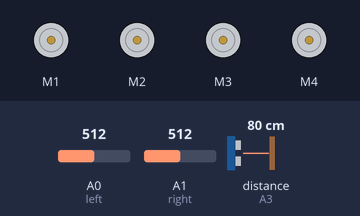
This sketch was run on a simulated Arduino Uno, built with avr-gcc and run on an emulated ATmega328P. Parts: 4 × DC motor (green arrow = forward, orange = backward, longer = faster). The test bench sets the inputs (shaded band); at power-on: distance to the obstacle (sensor on A3) 80 cm, A0 (left) = 512, A1 (right) = 512. The echo pulse lasts 58.3 µs per cm.

Above: at 1.2 s.
1.3 s: distance to the obstacle (sensor on A3) set to 18 cm
2.8 s: distance to the obstacle (sensor on A3) set to 13 cm
At 4.3 s:
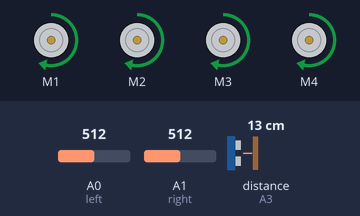
5.8 s: distance to the obstacle (sensor on A3) set to 35 cm
At 7.3 s:
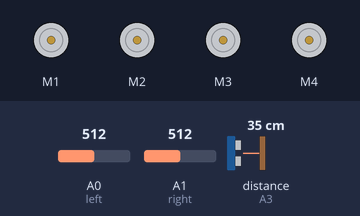
7.6 s: distance to the obstacle (sensor on A3) set to 2 cm
At 10.2 s:
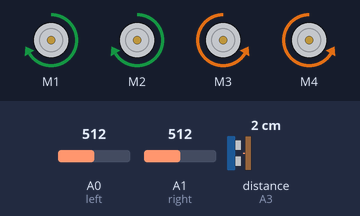
Timing chart, 0 to 11.6 s (numbered marks = the images above; inputs shaded):
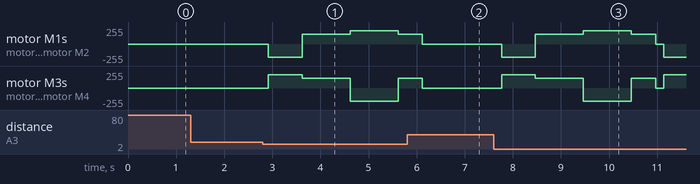

The sketch:

sketch_jul21a_both.ino
```cpp
#include <AFMotor.h>

#include<NewPing.h>

//defining pins and variables
#define left A0
#define right A1
#define TRIG A2
#define ECHO A3
#define MAX_DISTANCE 100
NewPing sonar(TRIG, ECHO, MAX_DISTANCE);

//defining motors
AF_DCMotor motor1(1, MOTOR12_1KHZ);
AF_DCMotor motor2(2, MOTOR12_1KHZ);
AF_DCMotor motor3(3, MOTOR34_1KHZ);
AF_DCMotor motor4(4, MOTOR34_1KHZ);


void setup() {

  //declaring pin types
  pinMode(left,INPUT);
  pinMode(right,INPUT);
  //begin serial communication
  Serial.begin(9600);

}

void loop(){

  delay(70);
int distance = sonar.ping_cm();
if (distance == 0) {
  distance = 30;
}
if(distance <=15) {
  Stop();
  delay(100);
rightmove();
delay(700);
forward();
delay(1000);
leftmove();
delay(1000);
forward();
delay(500);
}
//int Right = analogRead(A0);
//    int Left = analogRead(A1);
//
//    if(Right == 400 || Left == 400) {
//      motor1.setSpeed(255);
//      motor1.run(BACKWARD);
//      motor2.setSpeed(255);
//      motor2.run(BACKWARD);
//      motor3.setSpeed(255);
//      motor3.run(BACKWARD);
//      motor4.setSpeed(255);
//      motor4.run(BACKWARD);
//
//    }
//


  //line detected by none
   if(analogRead(left)<=400 && analogRead(right)<=400){
    //Forward
    motor1.run(FORWARD);
    motor1.setSpeed(60);
    motor2.run(FORWARD);
    motor2.setSpeed(60);
    motor3.run(FORWARD);
    motor3.setSpeed(60);
    motor4.run(FORWARD);
    motor4.setSpeed(60);
  }


  //line detected by left sensor
  else if(analogRead(left)<=400 && !analogRead(right)<=400){
    //turn left
    motor1.run(FORWARD);
    motor1.setSpeed(200);
    motor2.run(FORWARD);
    motor2.setSpeed(200);
    motor3.run(BACKWARD);
    motor3.setSpeed(200);
    motor4.run(BACKWARD);
    motor4.setSpeed(200);

  }
  //line detected by right sensor
  else if(!analogRead(left)<=400 && analogRead(right)<=400){
    //turn right
    motor1.run(BACKWARD);
    motor1.setSpeed(200);
    motor2.run(BACKWARD);
    motor2.setSpeed(200);
    motor3.run(FORWARD);
    motor3.setSpeed(200);
    motor4.run(FORWARD);
    motor4.setSpeed(200);

  }
  //line detected by both
  else if(!analogRead(left)<=400 && !analogRead(right)<=400){
    //stop
    motor1.run(RELEASE);
    motor1.setSpeed(0);
    motor2.run(RELEASE);
    motor2.setSpeed(0);
    motor3.run(RELEASE);
    motor3.setSpeed(0);
    motor4.run(RELEASE);
    motor4.setSpeed(0);

  }


}
void forward()
{
     motor1.run(FORWARD);
     motor1.setSpeed(150);
  motor2.run(FORWARD);
  motor2.setSpeed(150);
  motor3.run(FORWARD);
  motor3.setSpeed(150);
  motor4.run(FORWARD);
  motor4.setSpeed(150);
}

void backward()
{
     motor1.run(BACKWARD);
     motor1.setSpeed(200);
  motor2.run(BACKWARD);
  motor2.setSpeed(200);
  motor3.run(BACKWARD);
  motor3.setSpeed(200);
  motor4.run(BACKWARD);
  motor4.setSpeed(200);
}
void leftmove()
{
  motor1.run(FORWARD);
  motor1.setSpeed(200);
  motor2.run(FORWARD);
  motor2.setSpeed(200);
  motor3.run(BACKWARD);
  motor3.setSpeed(200);
  motor4.run(BACKWARD);
  motor4.setSpeed(200);
}
void rightmove()
{
  motor1.run(BACKWARD);
  motor1.setSpeed(200);
  motor2.run(BACKWARD);
  motor2.setSpeed(200);
  motor3.run(FORWARD);
  motor3.setSpeed(200);
  motor4.run(FORWARD);
  motor4.setSpeed(200);
}
void Stop()
{
  motor1.run(RELEASE);
  motor1.setSpeed(0);
  motor2.run(RELEASE);
  motor2.setSpeed(0);
  motor3.run(RELEASE);
  motor3.setSpeed(0);
  motor4.run(RELEASE);
  motor4.setSpeed(0);
}
```

Measured:
- the behaviour switches between 16 and 15 cm on distance to the obstacle (sensor on A3) (found by bisection; images 0 and 1)
- after the input at 1.3 s, every drawn part: stays the same
- after the input at 2.8 s, motor M1, motor M2: stopped → backward 200/255 after 0.12 s, → forward 150/255 0.70 s later, → forward 200/255 1.0 s later, → forward 150/255 1.0 s later; motor M3, motor M4: stopped → forward 200/255 after 0.12 s, → forward 150/255 0.70 s later, → backward 200/255 1.0 s later, → forward 150/255 1.0 s later
- after the input at 5.8 s, motor M1–4: goes on until 6.1 s, then stays stopped
- after the input at 7.6 s, motor M1, motor M2: stopped → backward 200/255 after 0.16 s, → forward 150/255 0.70 s later, → forward 200/255 1.0 s later, → forward 150/255 1.0 s later, … (6 changes in this stretch)
